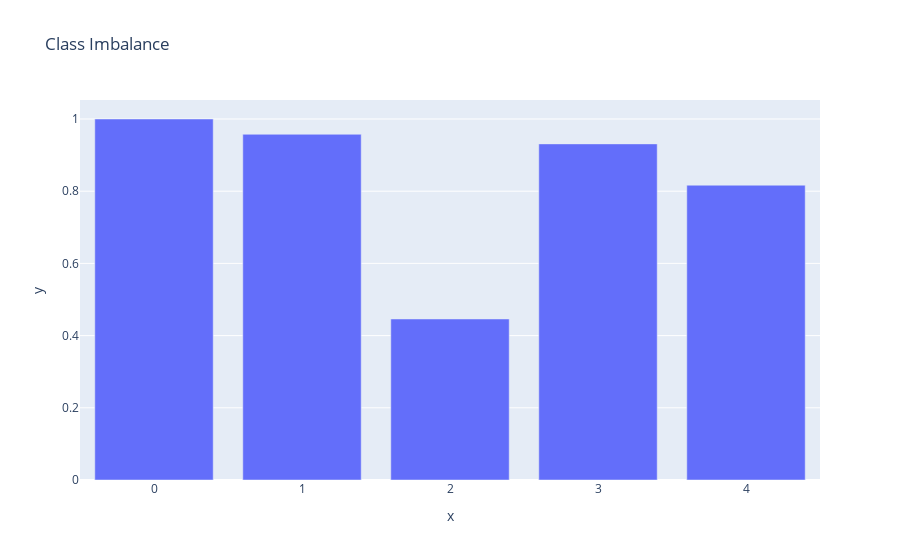

This figure's notebook cell:
### Markdown cell above
**Checking for class imbalance**

### Code cell
# Checking for class imbalance
px.bar(x=training_data['Topic'].value_counts().index, y=training_data['Topic'].value_counts().values/max(training_data['Topic'].value_counts().values), title='Class Imbalance')

### Figure 1 — Plotly figure (JSON) as saved in the notebook; plotly's stock layout.template omitted (floating-point values rounded to 4 significant figures)
{"data": [{"hovertemplate": "x=%{x}<br>y=%{y}<extra></extra>", "legendgroup": "", "marker": {"color": "#636efa", "pattern": {"shape": ""}}, "name": "", "orientation": "v", "showlegend": false, "textposition": "auto", "type": "bar", "x": [0, 1, 3, 4, 2], "xaxis": "x", "y": [1.0, 0.9576, 0.931, 0.8166, 0.446], "yaxis": "y"}], "layout": {"barmode": "relative", "legend": {"tracegroupgap": 0}, "title": {"text": "Class Imbalance"}, "xaxis": {"anchor": "y", "domain": [0, 1], "title": {"text": "x"}}, "yaxis": {"anchor": "x", "domain": [0, 1], "title": {"text": "y"}}}}
